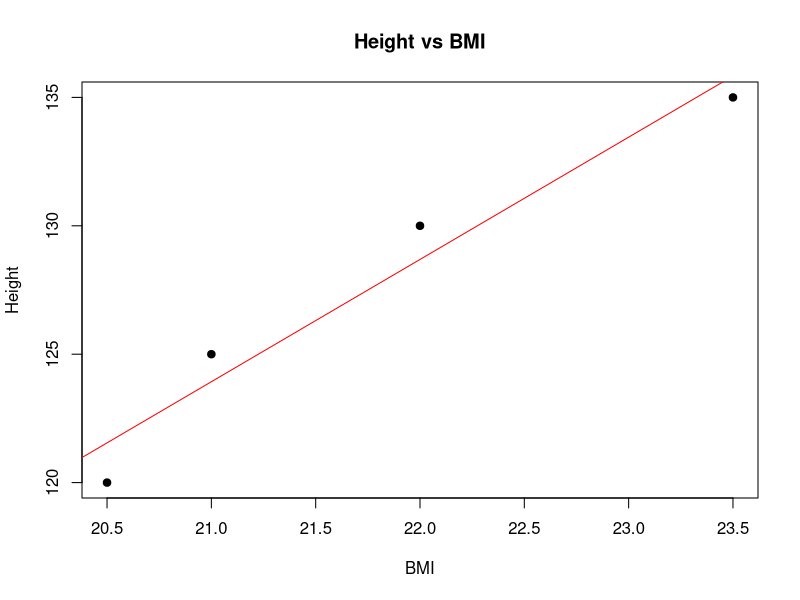
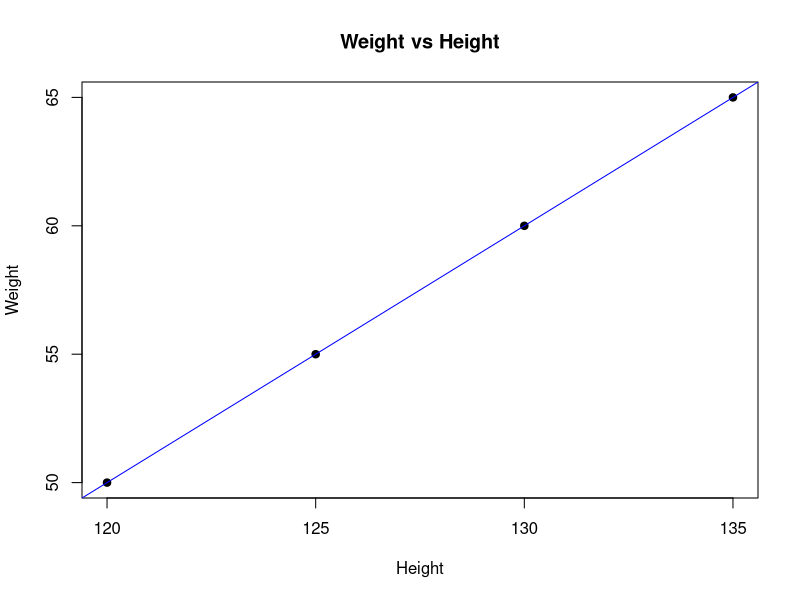
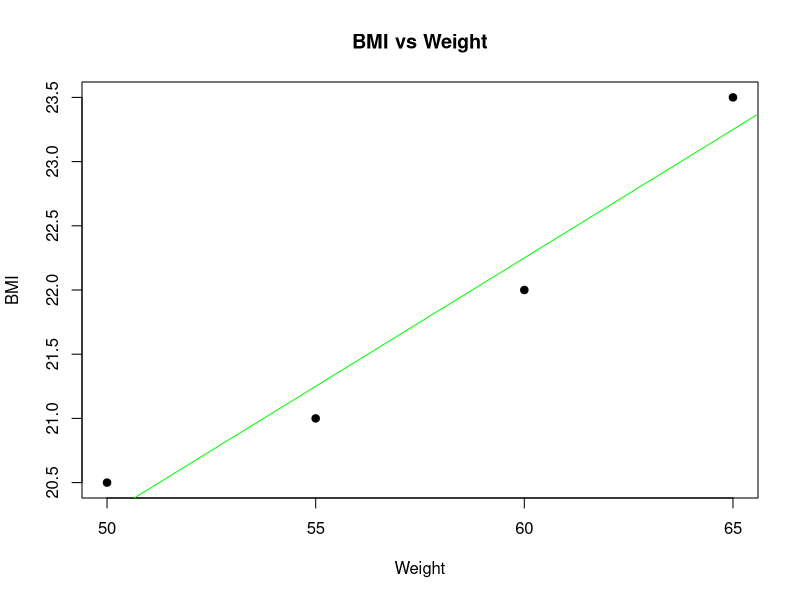

These figures' R source, in order:
# Clear graphics device
if (dev.cur() != 1) {
  dev.off()
}

# Data
bmi <- c(20.5, 21, 22, 23.5)
height <- c(120, 125, 130, 135)
weight <- c(50, 55, 60, 65)

# 1. BMI and Height
model_bmi_height <- lm(height ~ bmi)
summary(model_bmi_height)
plot(bmi, height, main = "Height vs BMI", xlab = "BMI", ylab = "Height", pch = 19)
abline(model_bmi_height, col = "red")

# 2. Height and Weight
model_height_weight <- lm(weight ~ height)
summary(model_height_weight)
plot(height, weight, main = "Weight vs Height", xlab = "Height", ylab = "Weight", pch = 19)
abline(model_height_weight, col = "blue")

# 3. Weight and BMI
model_weight_bmi <- lm(bmi ~ weight)
summary(model_weight_bmi)
plot(weight, bmi, main = "BMI vs Weight", xlab = "Weight", ylab = "BMI", pch = 19)
abline(model_weight_bmi, col = "green")

